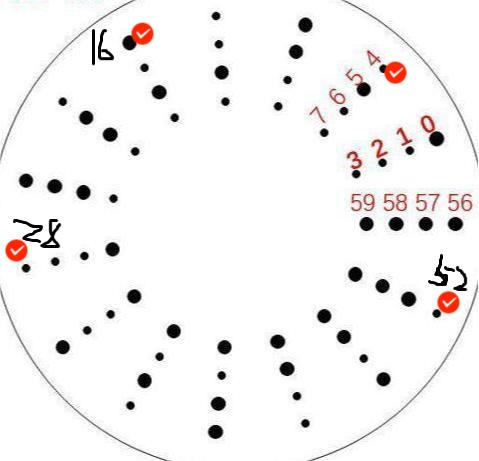
#> input picture 大二/大二下-计算机视觉&模式识别/椭圆检测和定标/data/referance.jpg, 479 x 461 px; its folder holds only this picture in this run
$ python -i DingBiao.py   (imports and definitions only)
#> lines starting #> are read from the running program, lines starting #| are printed output that depends on the picture; after the words box and inside, x2 and y2 are one past the last pixel; in counts of white or black regions, pixels touching at a corner belong together
#> further down, picture is the input picture: shape (461, 479, 3); mean B, G, R 241.3, 241.6, 243.3
import cv2 as cv
from sympy import *
import numpy as np
import matplotlib.pyplot as plt

Per = 2.49
Real_points = [[0, 0], [10 * Per, 0], [0, 7 * Per], [10 * Per, 7 * Per]]
Real_points_3d = [
    [0, 0, 0], [10 * Per, 0, 0], [0, 7 * Per, 0], [10 * Per, 7 * Per, 0],
    [0, 0, Per], [10 * Per, 0, Per]
]

Picture_points = []

Box_points = [
    [0, 0], [Per, 0], [0, Per], [Per, Per],
    [-0.5 * Per, -0.5 * Per], [0.5 * Per, -0.5 * Per], [-0.5 * Per, 0.5 * Per], [0.5 * Per, 0.5 * Per]
]
Box_points_3d = [
    [0, 0, 0], [2 * Per, 0, 0], [0, 2 * Per, 0], [2 * Per, 2 * Per, 0],
    [0, 0, 2 * Per], [2 * Per, 0, 2 * Per], [0, 2 * Per, 2 * Per], [2 * Per, 2 * Per, 2 * Per],
    [3 * Per, 0, 0], [0, 3 * Per, 0], [0, 0, 3 * Per]
]

relation = [[1, 9], [1, 10], [1, 11], [2, 4], [3, 4], [5, 6], [5, 7], [6, 8], [7, 8], [3, 7], [4, 8], [2, 6]]

def Binary(img, showFlag=0):
    # 图像预处理
#> called with showFlag = 0
    img1 = cv.GaussianBlur(img, (3, 3), 0)  # 高斯滤波
    img_1 = cv.cvtColor(img1, cv.COLOR_BGR2GRAY)  # 图像转灰度
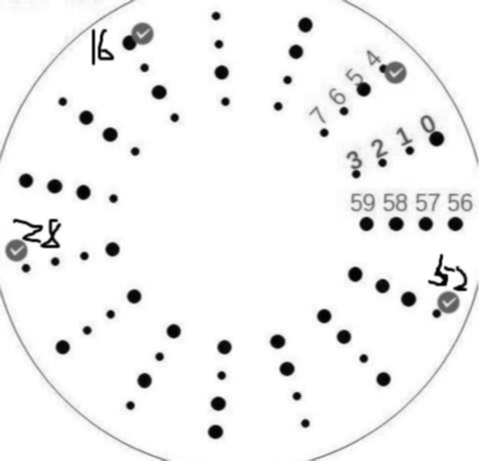
#> img_1: shape (461, 479); min 0, max 255, mean 242.1

    # 二值化
    ret, binImg = cv.threshold(img_1, 127, 255, cv.THRESH_BINARY)
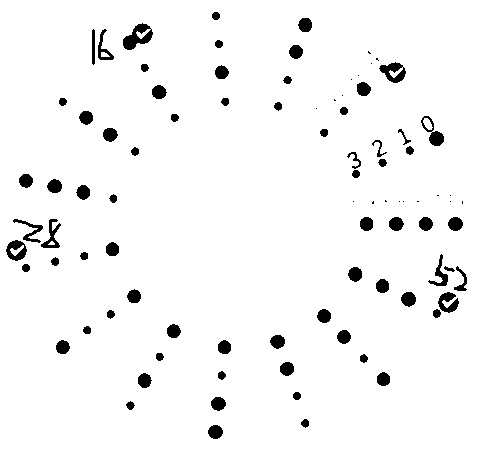
#> binImg: shape (461, 479); 96% white; 90 black regions (18 under 20 px), largest, box (x1, y1, x2, y2) and area: (123, 23, 153, 50) 418, (379, 62, 406, 83) 308, (6, 240, 27, 261) 260

    binImg2 = cv.medianBlur(binImg, 3)  # 中值滤波去椒盐
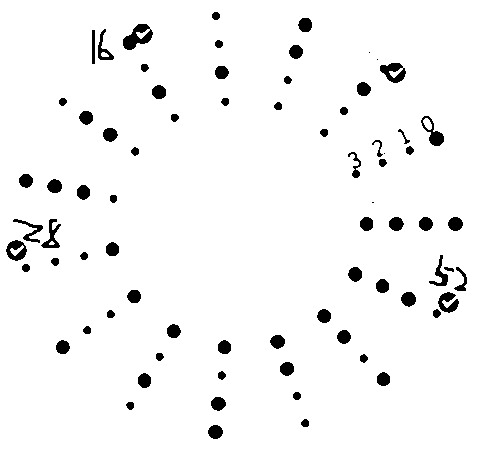
#> binImg2: shape (461, 479); 96.1% white; 75 black regions (4 under 20 px), largest, box (x1, y1, x2, y2) and area: (123, 24, 153, 50) 415, (380, 63, 406, 83) 306, (6, 240, 27, 261) 260

    # cv.namedWindow("Binary", cv.WINDOW_NORMAL)  # 二值图显示
    # cv.imshow("Binary", binImg2)

    # cv.imwrite("outputBinImg.jpg", binImg2, [int(cv.IMWRITE_JPEG_QUALITY), 100])

    if showFlag == 1:
        cv.namedWindow("edge", cv.WINDOW_NORMAL)
        cv.imshow("edge", binImg2)
        cv.waitKey(0)

    return binImg2

# [146 lines left out: functions LoadParam, Projection, LoadParam3d, Projection3d, mouse, GetPoint and 1 more, not called in this run]


# [24 lines not run here, left out]

>>> import cv2
>>> picture = cv2.imread('../椭圆检测和定标/data/referance.jpg')
>>> result = Binary(picture)
